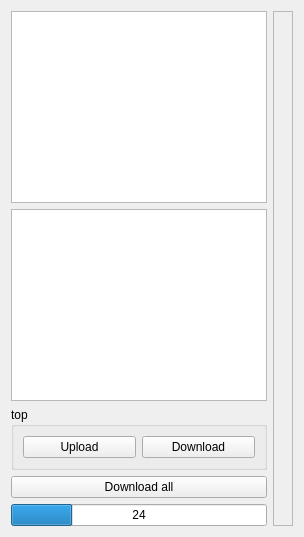
      <widget class="QWidget" name="plot">
       <property name="enabled">
        <bool>true</bool>
       </property>
       <attribute name="title">
        <string>Plot</string>
       </attribute>
       <layout class="QHBoxLayout" name="horizontalLayout_5">
        <item>
         <layout class="QVBoxLayout" name="verticalLayout_2">
          <item>
           <widget class="QListWidget" name="pList">
            <property name="sizePolicy">
             <sizepolicy hsizetype="Maximum" vsizetype="Expanding">
              <horstretch>0</horstretch>
              <verstretch>0</verstretch>
             </sizepolicy>
            </property>
           </widget>
          </item>
          <item>
           <widget class="QTextBrowser" name="pInfo">
            <property name="sizePolicy">
             <sizepolicy hsizetype="Maximum" vsizetype="Expanding">
              <horstretch>0</horstretch>
              <verstretch>0</verstretch>
             </sizepolicy>
            </property>
           </widget>
          </item>
          <item>
           <widget class="QGroupBox" name="groupBox_5">
            <property name="title">
             <string>top</string>
            </property>
            <layout class="QHBoxLayout" name="horizontalLayout_9">
             <item>
              <widget class="QPushButton" name="pUploadButton">
               <property name="toolTip">
                <string>Upload data source</string>
               </property>
               <property name="statusTip">
                <string>Upload data source</string>
               </property>
               <property name="text">
                <string>Upload</string>
               </property>
              </widget>
             </item>
             <item>
              <widget class="QPushButton" name="pDownloadButton">
               <property name="enabled">
                <bool>true</bool>
               </property>
               <property name="toolTip">
                <string>Download data source</string>
               </property>
               <property name="statusTip">
                <string>Download data source</string>
               </property>
               <property name="text">
                <string>Download</string>
               </property>
              </widget>
             </item>
            </layout>
           </widget>
          </item>
          <item>
           <widget class="QPushButton" name="pBulkDownloadButton">
            <property name="text">
             <string>Download all</string>
            </property>
           </widget>
          </item>
          <item>
           <widget class="QProgressBar" name="progressBar">
            <property name="value">
             <number>24</number>
            </property>
            <property name="format">
             <string>%p</string>
            </property>
           </widget>
          </item>
         </layout>
        </item>
        <item>
         <widget class="QFrame" name="pFrame">
          <property name="sizePolicy">
           <sizepolicy hsizetype="Expanding" vsizetype="Expanding">
            <horstretch>0</horstretch>
            <verstretch>0</verstretch>
           </sizepolicy>
          </property>
          <property name="frameShape">
           <enum>QFrame::StyledPanel</enum>
          </property>
          <property name="frameShadow">
           <enum>QFrame::Raised</enum>
          </property>
          <layout class="QVBoxLayout" name="verticalLayout_3"/>
         </widget>
        </item>
       </layout>
      </widget>
